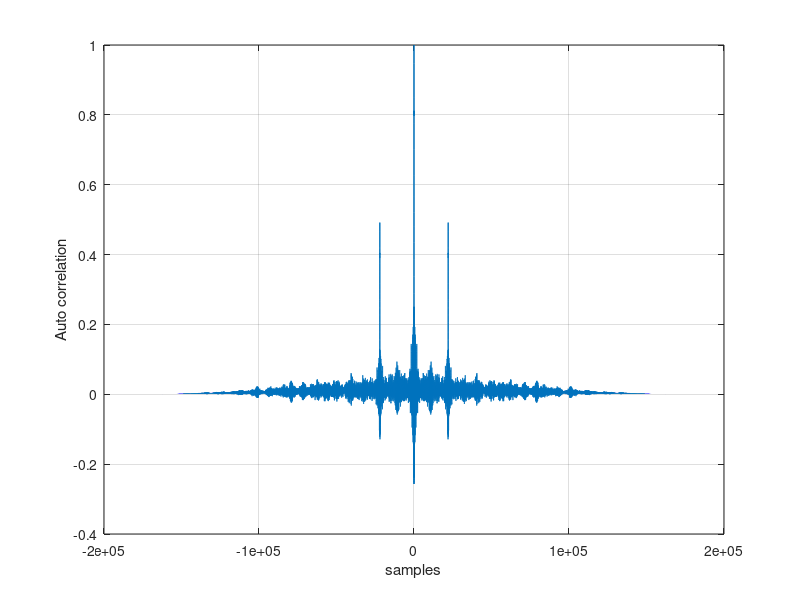
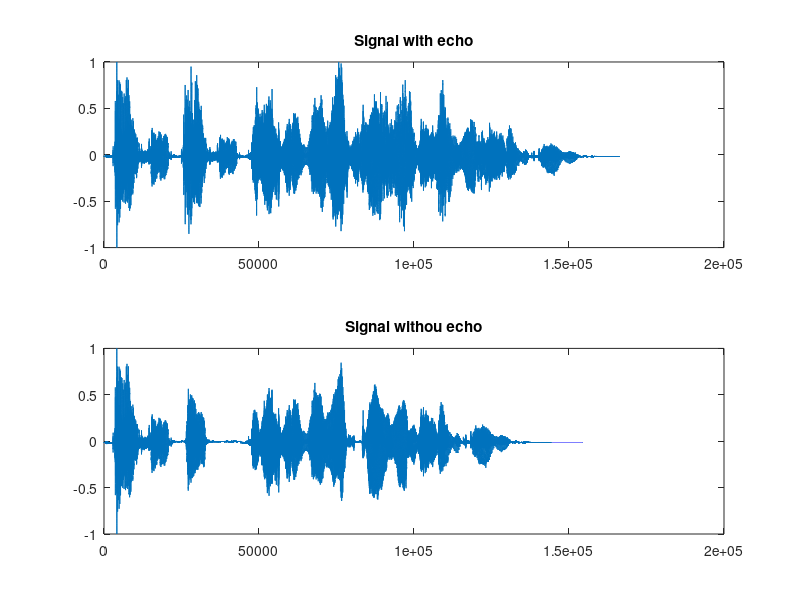

These charts were generated, in order, by the following MATLAB code:
clear all;
close all; 

load('y_echo.mat');
y = y_echo;
Fs = 44100;


figure;
plot(-(length(y)-1):length(y)-1,xcorr(y,'coeff'));
xlabel('samples');
ylabel('Auto correlation');
grid;


N = 2.205*1e4; % delay in samples found looking at the previous plot
a = 0.75;

% Remove the echo

x(1:N)=y(1:N); % First N samples of x and y agree

for i=N+1:length(y)

x(i)=y(i) - a * x(i-N); % Inverse filtering

end

figure;
subplot(211)

plot(y); % Plot signal with echo

title('Signal with echo');

subplot(212)

plot(x); % Plot signal without echo

title('Signal withou echo');

% Reproduce files

pause(5);
sound(y,Fs); % Listen to signal with echo
pause(5);

sound(x,Fs); % Listen to signal without echo

pause(5);

% 
% % Alternative implementation with filter function
% b = 1;
% a = 0.75;
% a = [1; zeros(N-1,1); 0.75];
% out = filter(b,a,y);
% sound(out,Fs);
